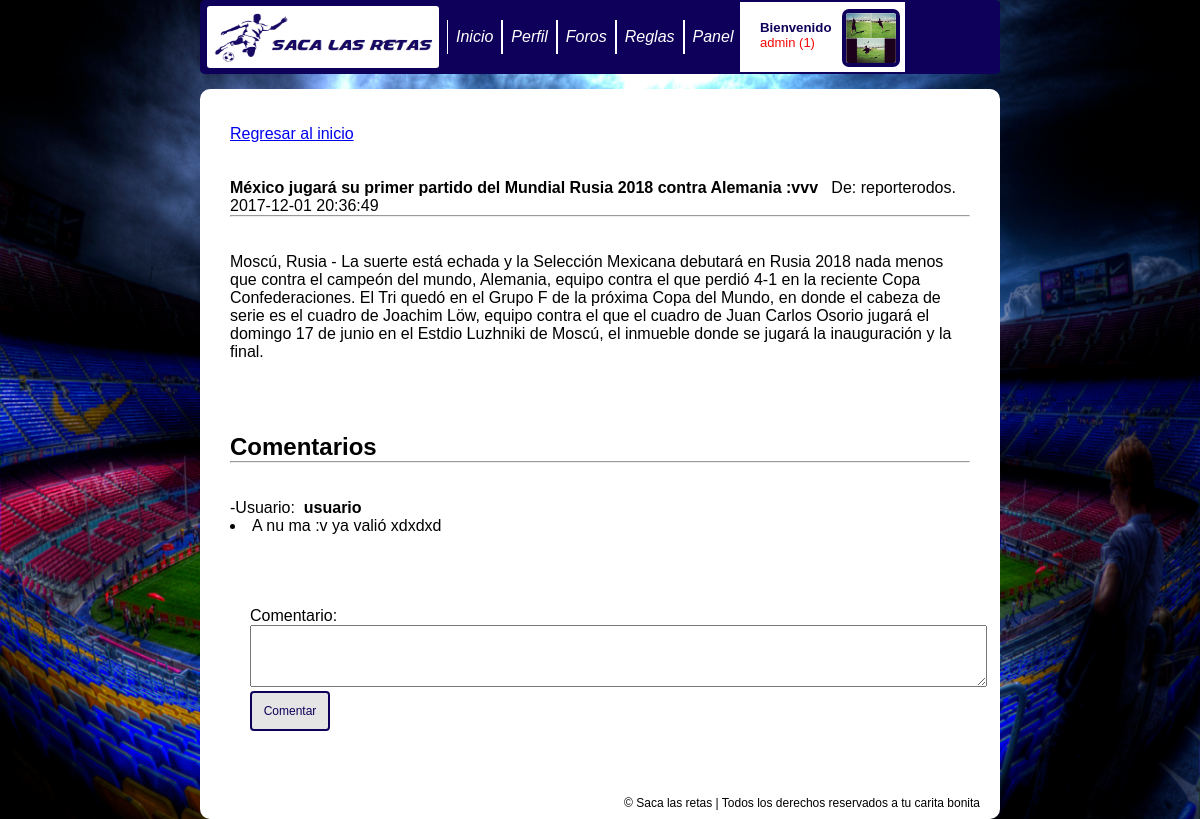
The app's page /noticia.php?id=9 (signed in) with its own data.
### tables this page shows
CREATE TABLE `usuarios` (
  `id_use` int(11) NOT NULL,
  `nombre` varchar(100) NOT NULL,
  `usuario` varchar(100) NOT NULL,
  `contrasena` varchar(100) NOT NULL,
  `avatar` varchar(200) NOT NULL,
  `email` varchar(100) NOT NULL,
  `fecha_reg` datetime NOT NULL,
  `rango` int(11) NOT NULL,
  `descripcion` varchar(1000) NOT NULL,
  `edad` varchar(100) NOT NULL,
  `tipfut` varchar(100) NOT NULL
);

CREATE TABLE `noticias` (
  `id` int(11) NOT NULL,
  `titulo` varchar(100) NOT NULL,
  `noticia` text NOT NULL,
  `reportero` int(11) NOT NULL,
  `fecha` datetime NOT NULL,
  `imagen` varchar(200) NOT NULL
);

CREATE TABLE `comentarios` (
  `id` int(11) NOT NULL,
  `comentario` varchar(1000) NOT NULL,
  `not_id` int(11) NOT NULL,
  `usuario` int(11) NOT NULL
);

### noticia.php (the view, shortened to what this page needs)
<?php
include 'lib/config.php';
?>
<!DOCTYPE html>
<html>
<head>
	<link rel="stylesheet" href="css/estilos.css">
</head>
<body>
		<header>
			<div id="logo">
				<img class="borde" src="./img/logo.png" width="232" height="62">
			</div>
			<div id="menu">
				<br>
				<ul>
					<li><a href="index.php">Inicio</a></li>
					<li><a href="perfilr.php?id= <?php echo $_SESSION['id']; ?>">Perfil</a></li>
					<li><a href="foros.php">Foros</a></li>
					<li><a href="reglas.php">Reglas</a></li>
					<?php   if ($_SESSION['rango']== '1' or $_SESSION['rango']== '0') {?><li><a href="panel">Panel</a></li><?php }?>
				</ul>
			</div>
			<div id="perfil">
				<?php
				$query="SELECT * FROM usuarios WHERE id_use = '".$_SESSION['id']."'";
  				$result=mysqli_query($con,$query);
				$row= mysqli_fetch_array($result);
				$rango="SELECT * FROM rangop WHERE id = '".$row['rango']."'";
  					$result1=mysqli_query($con,$rango);
  					$ran= mysqli_fetch_array($result1);
				?>
					<div id="name">
						<br>
						<h5>Bienvenido</h5> <font size="2"><p style="color: <?php echo $ran['color']; ?> "><?php echo $_SESSION['usuario'];  ?>  (<?php echo $_SESSION['rango'];  ?>) </p></font>
						<br>
						<?php if ($row['avatar']!='') {?>
					</div>
					<div id="p_img">
						<img src="<?php echo $row['avatar']; ?>" width="50" height="50">
						<?php } ?>
					</div>
					<div id="edit">
					</div>
			</div>
		</header>
		<nav></nav>
		<main>
			<div id="note">
				<div id="foro-y">
				<br>
				<br>
				<a href="./index.php">Regresar al inicio</a><br><br><br>
				<?php
					if (isset($_GET['id'])) {
						$query="SELECT * FROM noticias WHERE id = '".$_GET['id']."'";
						$result=mysqli_query($con,$query);
					while ($row=mysqli_fetch_array($result)) {
						$usuarios="SELECT * FROM usuarios WHERE id_use= '".$row['reportero']."'";
									$resus=mysqli_query($con,$usuarios);
									$user= mysqli_fetch_array($resus);
						?>
									 <strong><?php echo $row['titulo']; ?></strong>&nbsp;&nbsp;
									De:
									<?php echo $user['usuario']; ?>.
									<?php echo $row['fecha']; ?>
									<hr>
									<br><br>
									<?php echo $row['noticia']; ?>
									<br><br><br>
						<?php
					}
					?>
					<br><br><h2>Comentarios</h2><hr>
					<?php
					$comen="SELECT * FROM comentarios WHERE not_id = '".$_GET['id']."' ORDER BY id DESC";
					$rescom1=mysqli_query($con,$comen);
					while ($row=mysqli_fetch_array($rescom1)) {
					$user="SELECT * FROM usuarios WHERE id_use='".$row['usuario']."' ";
					$resuser=mysqli_query($con,$user);
					while ($us=mysqli_fetch_array($resuser)) {
						?>
						<br><br>
					-Usuario:&nbsp;&nbsp;<strong><?php  echo $us['usuario']; ?></strong><br>
					<li><?php echo $row['comentario']; ?></li>
						<?php
					}
					}
					 ?>
						<form id="form1" name="form1" method="post" action="">
					<p>
						<br><br><br><br>
					Comentario:
					</p>
					<p>
						<textarea name="comentario" cols="90" rows="4" id="textfield"></textarea>
					</p>
					<p>
						<input type="submit" name="comentar" id="button" value="Comentar">
					</p>
					</form>
					<br>
					<?php
					}
						?>
				</div>
			</div>
			<div id="footer">
				<p style="font-family: arial; font-size: 12px;">© Saca las retas | Todos los derechos reservados a tu carita bonita</p>
			</div>
		</main>
</body>
</html>

### css/estilos.css (style rules this page uses)
* { padding: 0px; margin: auto; }
h5 { margin-left: 20px; color: #0E005A; }
p { margin-left: 20px; margin-right: 20px; }
body { width: 800px; min-height: 600px; font-family: arial; background-image: url(../img/bg2.jpg); background-repeat: no-repeat; background-position: center; background-size: 100% 100%; background-attachment: fixed; }
header { width: 800px; height: 70px; background-color: #0E005A; border-bottom: 2px solid #0E005A; border-top: 2px solid #0E005A; border-radius: 5px; }
nav { width: 800px; height: 15px; }
main { width: 800px; height: 730px; background-color: white; padding: 0px; text-align: center; float: center; border-radius: 10px; }
#footer { width: 800px; height: 23px; padding-top: 7px; text-align: right; clear: both; float: left; }
#logo { width: 237px; height: 70px; float: left; padding-left: 3px; }
#menu { width: 293px; height: 70px; float: left; clear: right; background-color: #0E005A; padding-left: 7px; }
#name { width: 95px; height: 70px; float: left; background-color: white; padding-left:0px; }
#p_img { width: 63px; height: 63px; float: left; clear: right; padding-left: 7px; padding-top: 7px; background-color: white; }
#edit { width: 87px; height: 55px; float: left; clear: right; background-color: #0E005A; padding-left: 8px; padding-top: 15px; }
ul { width: 300px; height: 100px; list-style: none; overflow: hidden; }
ul li { float: left; font-style: italic; border-left: 0.1px solid white; border-right: 0.1px solid white; }
ul li a { display: block; padding: 8px; text-decoration: none; color: #fff; }
input[type=submit] { width: 80px; height: 40px; background-color: #E5E5E5; color: #0E005A; padding: 0px; border: 2px solid #0E005A; border-radius: 4px; font-size: 12px; }
#note { width: 800px; height: 700px; float: left; }
#foro-y { width: 740px; height: 700px; float: left; overflow-y: scroll; text-align: left; padding-left: 30px; padding-right: 30px; }
img { border: 4px solid #0E005A; border-radius: 7px; }
input { width: 600px; height: 25px; border: 2px solid #E5E5E5; border-radius: 4px; background-color: #E5E5E5; }

### records on screen
usuarios: avatar (picture)
noticias: titulo "México jugará su primer partido del Mundial Rusia 2018 contra Alemania :vvv", usuarios.usuario "reporterodos", fecha "2017-12-01 20:36:49", noticia "Moscú, Rusia - La suerte está echada y la Selección Mexicana debutará en Rusia 2018 nada menos que contra el campeón del mundo, Alemania, equipo contra el que perdió 4-1 en la reciente Copa Confederaciones. El Tri quedó en el Grupo F de la próxima Copa del Mundo, en donde el cabeza de serie es el cuadro de Joachim Löw, equipo contra el que el cuadro de Juan Carlos Osorio jugará el domingo 17 de junio en el Estdio Luzhniki de Moscú, el inmueble donde se jugará la inauguración y la final."
comentarios: comentario "A nu ma :v ya valió xdxdxd"
usuarios: usuario "usuario"

### other values on screen
$_SESSION['usuario'] "admin"
$_SESSION['rango'] "1"
